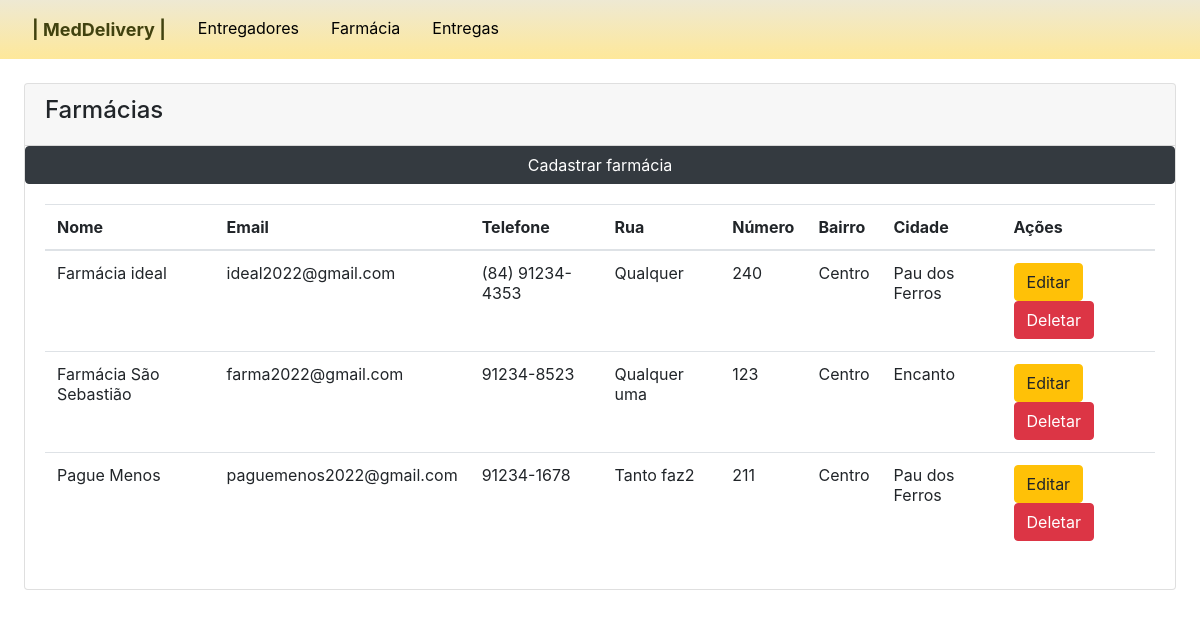
Screenshot of /farmacia-list with the database file from the repository.
### main/models.py (models this page shows, shortened)
class Farmacia(models.Model):
    nome = models.CharField(max_length=150)
    email = models.EmailField()
    cnpj = models.CharField(max_length=100)
    telefone = models.CharField(max_length=15)
    rua = models.CharField(max_length=150)
    numero = models.IntegerField()
    bairro = models.CharField(max_length=100)
    cidade = models.ForeignKey(Cidade, on_delete=models.CASCADE)

class Cidade(models.Model):
    nome = models.CharField(max_length=150)
    def __str__(self):
        return self.nome

### main/views.py (the view)
# urls.py: path('farmacia-list', views.farmaciaList, name='farmacia-list'),
def farmaciaList(request):
    farmacias = Farmacia.objects.all()
    return render(request,"farmacia-list.html",{'farmacias':farmacias})

### main/templates/farmacia-list.html
{% extends "master.html" %}
{% block content %}
<div class="container-fluid px-4">
    <div class="card mt-4">
        <div class="card-header">
            <h4>Farmácias</h4>
        </div>
        <a type="button" class="btn btn-dark" href="{%url 'farmacia-create' %}">Cadastrar farmácia</a>
        <div class="card-body" style="overflow-x:auto;">
            <table class="table">
                <thead>
                    <tr>
                        <th scope="col">Nome</th>
                        <th scope="col">Email</th>
                        <th scope="col">Telefone</th>
                        <th scope="col">Rua</th>
                        <th scope="col">Número</th>
                        <th scope="col">Bairro</th>
                        <th scope="col">Cidade</th>
                        <th>Ações</th>
                    </tr>
                </thead>
                <tbody>
                    {% for farmacia in farmacias %}
                    <tr>
                        <td>{{ farmacia.nome }}</td>
                        <td>{{ farmacia.email }}</td>
                        <td>{{ farmacia.telefone }}</td>
                        <td>{{ farmacia.rua }}</td>
                        <td>{{ farmacia.numero }}</td>
                        <td>{{ farmacia.bairro }}</td>
                        <td>{{ farmacia.cidade }}</td>
                        <td><a type="button" class="btn btn-warning" href="/farmacia-update/{{ farmacia.id }}">Editar</a>
                            <a type="button" class="btn btn-danger" href="/farmacia-delete/{{ farmacia.id }}">Deletar</a>
                        </td>
                    </tr>
                    {% endfor %}
                </tbody>
            </table>
        </div>
    </div>
</div>
{% endblock %}

### rows the page displays
Farmacia: nome "Farmácia ideal", email "ideal2022@gmail.com", telefone "(84) 91234-4353", rua "Qualquer", numero "240", bairro "Centro", cidade "Pau dos Ferros"
Farmacia: nome "Farmácia São Sebastião", email "farma2022@gmail.com", telefone "91234-8523", rua "Qualquer uma", numero "123", bairro "Centro", cidade "Encanto"
Farmacia: nome "Pague Menos", email "paguemenos2022@gmail.com", telefone "91234-1678", rua "Tanto faz2", numero "211", bairro "Centro", cidade "Pau dos Ferros"
